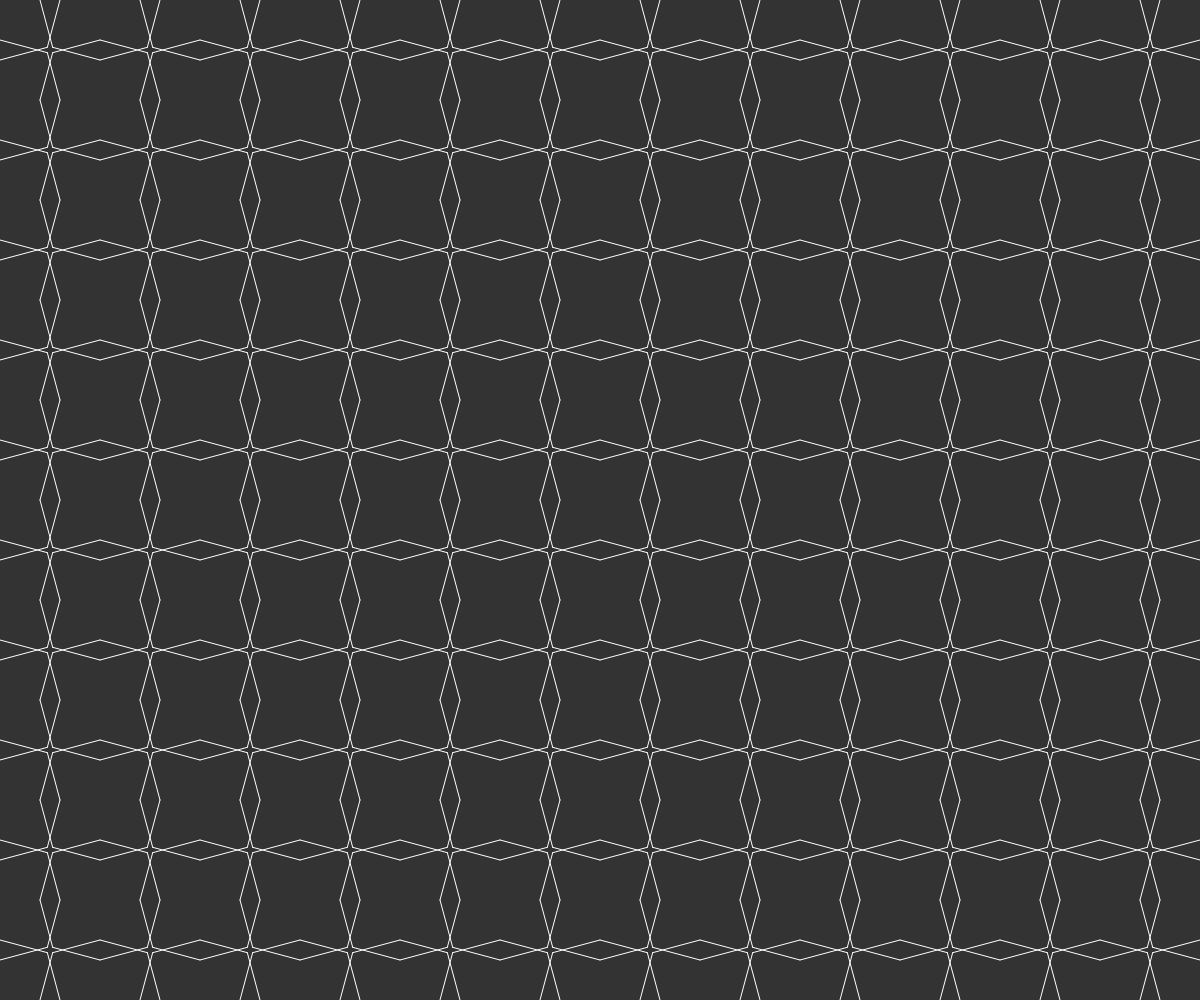
Frame 1 (no input)
Frame 60 (no input): identical to frame 1, image omitted
Frame 120 (the mouse pressed at the canvas centre since frame 60): identical to frame 1, image omitted

The p5.js sketch that drew this single still picture (run headless with seeded random() and noise() and a simulated clock; from frame 60 on, the mouse is pressed at the canvas centre):

// p5.js sketch
// ── sketch.js
// let poly
let polys = [];

let angle = 75;
let delta = 10;

let deltaSlider;
let angleSlider;

function setup() {
    createCanvas(innerWidth, innerHeight);
    //angleMode(DEGREES);
    background(51);
    deltaSlider = createSlider(0, 25, 10);
    angleSlider = createSlider(0, 90, 75);

    var inc = 100;
    for (var x = 0; x < width; x += inc) {
        for (var y = 0; y < height; y += inc) {
            var poly = new Polygon();
            poly.addVertex(x, y);
            poly.addVertex(x + inc, y);
            poly.addVertex(x + inc, y + inc);
            poly.addVertex(x, y + inc);
            poly.close();
            polys.push(poly);
        }
    }
}

function draw() {
    background(51);
    angle = angleSlider.value();
    delta = deltaSlider.value();
    //console.log(angle, delta);
    for (var i = 0; i < polys.length; i++) {
        polys[i].hankin();
        polys[i].show();
    }
}

// ── Edge.js
class Edge {
    constructor(a, b) {
        this.a = a;
        this.b = b;
        this.h1;
        this.h2;
    }

    show() {
        stroke(255);
        // line(this.a.x, this.a.y, this.b.x, this.b.y);
        this.h1.show();
        this.h2.show();
    }

    hankin() {
        let mid = p5.Vector.add(this.a, this.b);
        mid.mult(0.5);

        let v1 = p5.Vector.sub(this.a, mid);
        let v2 = p5.Vector.sub(this.b, mid);
        let offset1 = mid;
        let offset2 = mid;
        if (delta > 0) {
            v1.setMag(delta);
            v2.setMag(delta);
            offset1 = p5.Vector.add(mid, v2);
            offset2 = p5.Vector.add(mid, v1);
        }
        v1.normalize();
        v2.normalize();

        v1.rotate(radians(-angle));
        v2.rotate(radians(angle));

        this.h1 = new Hankin(offset1, v1);
        this.h2 = new Hankin(offset2, v2);
    }

    findEnds(edge) {
        this.h1.findEnd(edge.h1);
        this.h1.findEnd(edge.h2);
        this.h2.findEnd(edge.h1);
        this.h2.findEnd(edge.h2);
    }
}

// ── Hankin.js
class Hankin {
    constructor(a, v) {
        this.a = a;
        this.v = v;
        this.b = p5.Vector.add(a, v);
        this.end;
        this.previousDistance;
    }

    show() {
        // console.log(this.end)
        stroke(255);
        line(this.a.x, this.a.y, this.end.x, this.end.y);
        //for debugging
        // fill(255)
        // ellipse(this.a.x, this.a.y, 10, 10);
        // if(this.end){
        //     fill('red')
        //     ellipse(this.end.x, this.end.y, 10, 10);
        // }
    }

    findEnd(other) {
        // line line intersection???
        // this.a, this.v  (P1, P2-P1)
        // other.a, other.v (P3, P4-P3)

        // for geometry formulas:  http://paulbourke.net/geometry/pointlineplane/
        let den = other.v.y * this.v.x - other.v.x * this.v.y;
        if (!den) {
            return;
        }
        let numa =
            other.v.x * (this.a.y - other.a.y) -
            other.v.y * (this.a.x - other.a.x);
        let numb =
            this.v.x * (this.a.y - other.a.y) -
            this.v.y * (this.a.x - other.a.x);
        let ua = numa / den;
        let ub = numb / den;
        let x = this.a.x + ua * this.v.x;
        let y = this.a.y + ua * this.v.y;

        if (ua > 0 && ub > 0) {
            let candidate = createVector(x, y);
            let d1 = p5.Vector.dist(candidate, this.a);
            let d2 = p5.Vector.dist(candidate, other.a);
            let d = d1 + d2;
            let diff = abs(d1 - d2);
            if (diff < 0.001) {
                if (!this.end) {
                    this.end = candidate;
                    this.prevD = d;
                } else if (d < this.prevD) {
                    this.prevD = d;
                    this.end = candidate;
                }
            }
        }
    }
}

// ── Polygon.js
class Polygon {
    constructor() {
        this.edges = [];
        this.vertices = [];
    }

    addVertex(x, y) {
        let a = createVector(x, y);
        let total = this.vertices.length;
        if (total > 0) {
            let prev = this.vertices[total - 1];
            let edge = new Edge(prev, a);
            this.edges.push(edge);
        }
        this.vertices.push(a);
    }

    show() {
        for (var i = 0; i < this.edges.length; i++) {
            this.edges[i].show();
        }
    }
    close() {
        let total = this.vertices.length;
        let last = this.vertices[total - 1];
        let first = this.vertices[0];
        let edge = new Edge(last, first);
        this.edges.push(edge);
    }
    hankin() {
        for (var i = 0; i < this.edges.length; i++) {
            this.edges[i].hankin();
        }

        for (var i = 0; i < this.edges.length; i++) {
            for (var j = 0; j < this.edges.length; j++) {
                if (i !== j) {
                    this.edges[i].findEnds(this.edges[j]);
                }
            }
        }
    }
}
